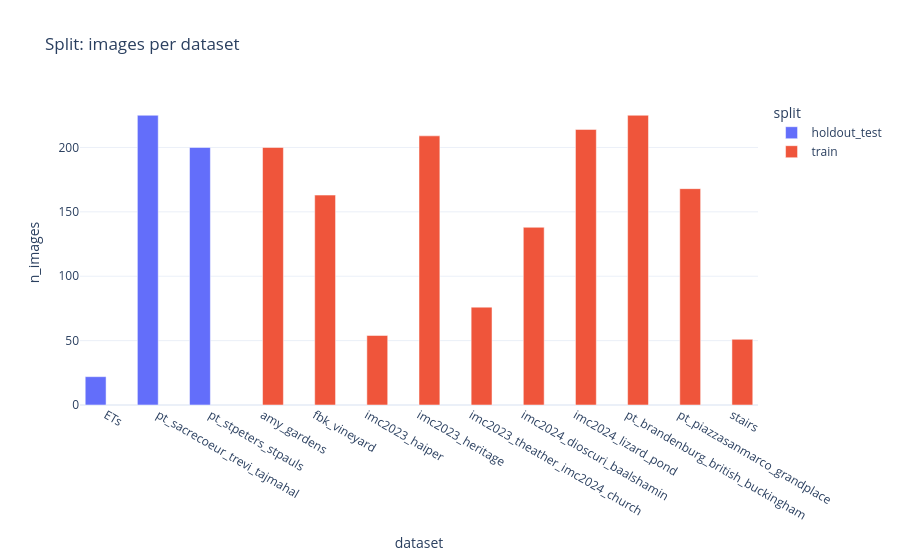

Source (notebook cell):
### Code cell
df = pd.read_csv(TRAIN_LABELS)
df["split"] = np.where(df["dataset"].isin(test_datasets), "holdout_test", "train")
summary = (
    df.groupby(["split", "dataset"], as_index=False)
    .agg(n_images=("image", "count"), n_scenes=("scene", "nunique"))
)
fig = px.bar(summary, x="dataset", y="n_images", color="split", barmode="group", title="Split: images per dataset")
fig.show()
summary

### Figure 1 — Plotly figure (JSON) as saved in the notebook; plotly's stock layout.template omitted (floating-point values rounded to 4 significant figures)
{"data": [{"alignmentgroup": "True", "hovertemplate": "split=holdout_test<br>dataset=%{x}<br>n_images=%{y}<extra></extra>", "legendgroup": "holdout_test", "marker": {"color": "#636efa", "pattern": {"shape": ""}}, "name": "holdout_test", "offsetgroup": "holdout_test", "orientation": "v", "showlegend": true, "textposition": "auto", "type": "bar", "x": ["ETs", "pt_sacrecoeur_trevi_tajmahal", "pt_stpeters_stpauls"], "xaxis": "x", "y": [22, 225, 200], "yaxis": "y"}, {"alignmentgroup": "True", "hovertemplate": "split=train<br>dataset=%{x}<br>n_images=%{y}<extra></extra>", "legendgroup": "train", "marker": {"color": "#EF553B", "pattern": {"shape": ""}}, "name": "train", "offsetgroup": "train", "orientation": "v", "showlegend": true, "textposition": "auto", "type": "bar", "x": ["amy_gardens", "fbk_vineyard", "imc2023_haiper", "imc2023_heritage", "imc2023_theather_imc2024_church", "imc2024_dioscuri_baalshamin", "imc2024_lizard_pond", "pt_brandenburg_british_buckingham", "pt_piazzasanmarco_grandplace", "stairs"], "xaxis": "x", "y": [200, 163, 54, 209, 76, 138, 214, 225, 168, 51], "yaxis": "y"}], "layout": {"barmode": "group", "legend": {"title": {"text": "split"}, "tracegroupgap": 0}, "title": {"text": "Split: images per dataset"}, "xaxis": {"anchor": "y", "domain": [0, 1], "title": {"text": "dataset"}}, "yaxis": {"anchor": "x", "domain": [0, 1], "title": {"text": "n_images"}}}}
